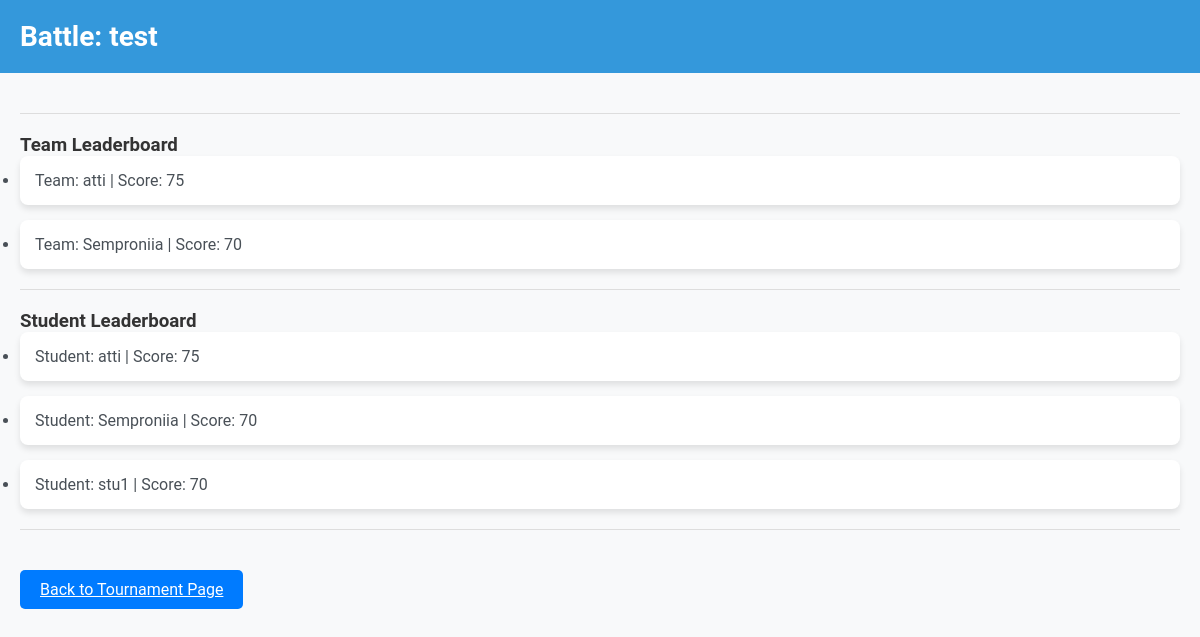
Screenshot of /ckbapp/battle/66/ (signed in) with the database file from the repository.
### ckbapp/models.py (models this page shows)
class Battle(models.Model):
    name = models.CharField(max_length=255)
    maxStudentsForTeam = models.IntegerField()
    registrationDeadline = models.DateField()
    submissionDeadline = models.DateField()
    tournament = models.ForeignKey('Tournament', on_delete=models.CASCADE, related_name='battles')
    teams = models.ManyToManyField('Team', related_name='battles_participated')
    creator = models.ForeignKey(Educator, on_delete=models.CASCADE, related_name='battle_created', default=None)
    codeKata = models.FileField(upload_to='code_katas/', blank=False, null=False)
    has_started = models.BooleanField(default=False)
    evaluated = models.BooleanField(default=False)
    security = models.BooleanField(default=False)
    reliability = models.BooleanField(default=False)
    maintainability = models.BooleanField(default=False)

class TeamLeaderboard(models.Model):
    team = models.ForeignKey('Team', on_delete=models.CASCADE, related_name='leaderboard')
    score = models.IntegerField(default=0, validators=[MinValueValidator(0), MaxValueValidator(100)])
    battle = models.ForeignKey('Battle', on_delete=models.CASCADE, related_name='team_leaderboard')

class Team(models.Model):
    name = models.CharField(max_length=255)
    numTeammates = models.IntegerField()
    battle = models.ForeignKey(Battle, on_delete=models.CASCADE)
    battle = models.ForeignKey(Battle, on_delete=models.CASCADE, related_name='teams_participated')
    members = models.ManyToManyField(Student, related_name='teams_joined')

### ckbapp/views.py (the view)
# urls.py: path('battle/<int:battle_id>/', battle_status_page, name='battle_status_page'),
@login_required
def battle_status_page(request, battle_id):
    battle = get_object_or_404(Battle, id=battle_id)
    show_evaluate_section = False
    if request.method == 'POST' and 'evaluate_students_work' in request.POST:
        form = EvaluationForm(battle, request.POST)
        if form.is_valid():
            for team in battle.teams.all():
                field_name = f'team_{team.id}_score'
                score = form.cleaned_data.get(field_name, 0)
                team_leaderboard_entry, created = TeamLeaderboard.objects.get_or_create(
                    team=team,
                    battle=battle,
                    defaults={'score': score}
                )
                if not created:
                    team_leaderboard_entry.score = (team_leaderboard_entry.score+score)/2
                    team_leaderboard_entry.save()
                for student in team.members.all():
                    student_leaderboard_entry, created = BattleLeaderboard.objects.get_or_create(
                        student=student,
                        battle=battle,
                        defaults={'score': score}
                    )
                    if not created:
                        student_leaderboard_entry.score = TeamLeaderboard.objects.get(team_id=team).score
                        student_leaderboard_entry.save()
                    tournament_leaderboard_entry, created = TournamentLeaderboard.objects.get_or_create(
                        student=student,
                        tournament=battle.tournament,
                        defaults={'score': score}
                    )
                    if not created:
                        tournament_leaderboard_entry.score = tournament_leaderboard_entry.score+TeamLeaderboard.objects.get(team_id=team).score
                        tournament_leaderboard_entry.save()
                    battle.evaluated=True
                    battle.save()
            return redirect('battle_status_page', battle_id=battle.id)
    else:
        form = EvaluationForm(battle)
    battle_leaderboard = BattleLeaderboard.objects.filter(battle=battle).order_by('-score')
    team_leaderboard = TeamLeaderboard.objects.filter(battle=battle).order_by('-score')
    student_data = []
    for leaderboard_entry in battle_leaderboard:
        student = Student.objects.get(pk=leaderboard_entry.student_id)
        student_data.append({
            'username': student.user.username,
            'score': leaderboard_entry.score,
        })
    if battle.submissionDeadline < date.today():
        show_evaluate_section = True
    if battle.evaluated:
        show_evaluate_section = False
    return render(request, 'ckbapp/battle_status_page.html', {
        'battle': battle,
        'team_leaderboard': team_leaderboard,
        'battle_leaderboard': battle_leaderboard,
        'student_data' : student_data,
        'form': form,
        'show_evaluate_section': show_evaluate_section,
    })

### ckbapp/templates/ckbapp/battle_status_page.html (shortened to what this page needs)
<!DOCTYPE html>
<html lang="en">
    <head>
        {% load static %}
        <link rel="stylesheet" type="text/css" href="{% static '/ckbapp/css/battle_status_page.css' %}">
    </head>
<body class="page-container">
    <div class="header-container">
        <h2 class="tournament-title">Battle: {{ battle.name }}</h2>
    </div>
    <div class="content-container">
        <div class="separator"></div>
        <section class="team-leaderboard-section">
            <h3 class="section-title">Team Leaderboard</h3>
            <ul class="team-leaderboard-list">
                {% for team in team_leaderboard %}
                    <li class="team-leaderboard-item">
                        Team: {{ team.team.name }} | Score: {{ team.score }}
                    </li>
                {% endfor %}
            </ul>
        </section>
        <div class="separator"></div>
        <section class="student-leaderboard-section">
            <h3 class="section-title">Student Leaderboard</h3>
            <ul class="student-leaderboard-list">
                {% for student_entry in student_data %}
                    <li class="student-leaderboard-item">
                        Student: {{ student_entry.username }} | Score: {{ student_entry.score }}
                    </li>
                {% endfor %}
            </ul>
        </section>
        <div class="separator"></div>
        <a href="{% url 'tournament_status_page_educator' battle.tournament_id %}" class="back-to-dashboard-link">Back to Tournament Page</a>
    </div>
</body>
</html>

### ckbapp/static/ckbapp/css/battle_status_page.css (style rules this page uses)
body, h1, h2, h3, p, ul { margin: 0; padding: 0; }
body { font-family: 'Roboto', sans-serif; background-color: #f8f9fa; color: #495057; }
.page-container { max-width: 1200px; margin: 0 auto; }
.header-container { background-color: #3498db; color: #fff; padding: 20px; }
.tournament-title { font-size: 28px; margin: 0; }
.content-container { padding: 20px; }
.section-title { color: #333; }
.team-leaderboard-item, .battle-leaderboard-item, .student-leaderboard-item { background-color: #fff; box-shadow: 0 4px 6px rgba(0, 0, 0, 0.1); margin-bottom: 15px; padding: 15px; border-radius: 8px; transition: transform 0.3s ease-in-out; }
.back-to-dashboard-link { display: inline-block; margin-top: 20px; padding: 10px 20px; background-color: #007BFF; color: #fff; border-radius: 5px; transition: background-color 0.3s ease; }
.separator { margin: 20px 0; border-top: 1px solid #dddddd; }

### rows the page displays
Battle: name "test"
TeamLeaderboard: team.name "atti", score "75"
TeamLeaderboard: team.name "Semproniia", score "70"

### other values shown
{{ student_entry.username }} "atti" "Semproniia" "stu1"
{{ student_entry.score }} "75" "70" "70"
